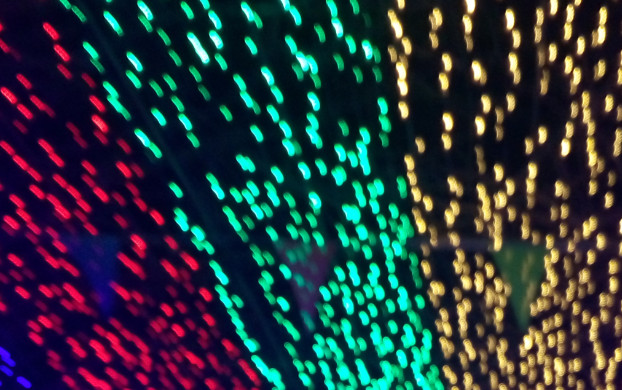
#> input picture Tensorflow/7-边缘检测/image0.jpg, 622 x 390 px
$ jupyter execute 'edge detection .ipynb'
#> lines starting #> are read from the running program, lines starting #| are printed output that depends on the picture
[cell 1]
import cv2
import numpy as np
import random

img = cv2.imread('image0.jpg',1) #灰度图片打开
#> img is the input picture: shape (390, 622, 3); mean B, G, R 60.6, 55.4, 42.2
imgInfo = img.shape
#> imgInfo = (390, 622, 3)
height = imgInfo[0]
#> height = 390
width = imgInfo[1]
#> width = 622
cv2.imshow('src',img)
#canny边缘检测     1 转换gray  2  高斯滤波  3 canny边缘检测

gray = cv2.cvtColor(img,cv2.COLOR_BGR2GRAY)  #1
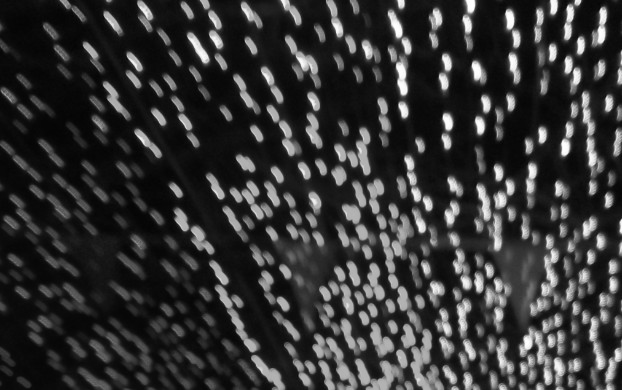
#> gray: shape (390, 622); min 1, max 255, mean 52
imgG = cv2.GaussianBlur(gray,(3,3),0)
dat = cv2.Canny(imgG,50,50)   #1  data  2th 图片卷积
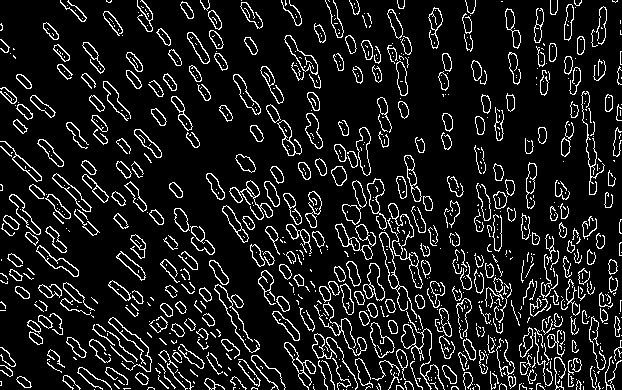
#> dat: shape (390, 622); 10.8% white in thin lines or dots
cv2.imshow('dat',dat)
cv2.waitKey(0)

# [4 lines of commented-out code are left out]
